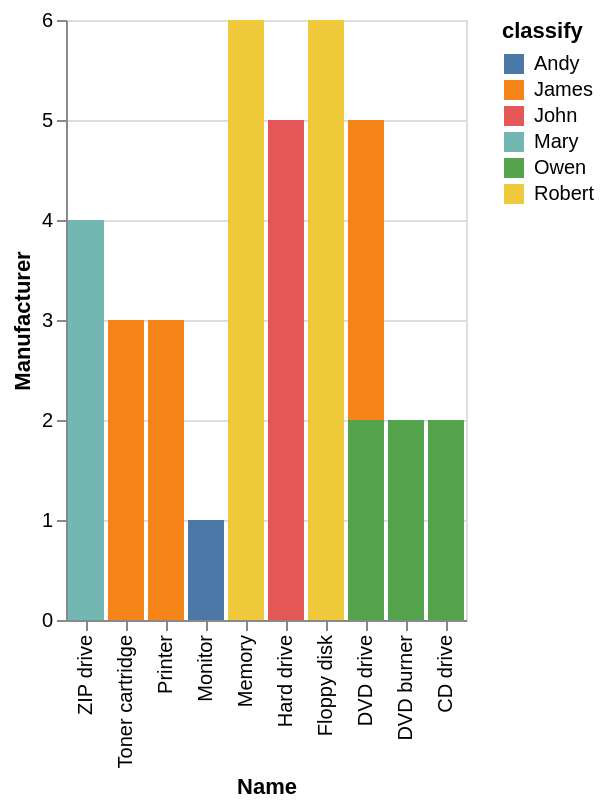

The Vega-Lite source for this figure:
### Vega-Lite specification from a JSON file in a GitHub repository (floating-point values rounded to 4 significant figures)
{"data": {"values": [{"x_data": "ZIP drive", "y_data": 0, "classify": "Andy"}, {"x_data": "Toner cartridge", "y_data": 0, "classify": "Andy"}, {"x_data": "Printer", "y_data": 0, "classify": "Andy"}, {"x_data": "Monitor", "y_data": 1, "classify": "Andy"}, {"x_data": "Memory", "y_data": 0, "classify": "Andy"}, {"x_data": "Hard drive", "y_data": 0, "classify": "Andy"}, {"x_data": "Floppy disk", "y_data": 0, "classify": "Andy"}, {"x_data": "DVD drive", "y_data": 0, "classify": "Andy"}, {"x_data": "DVD burner", "y_data": 0, "classify": "Andy"}, {"x_data": "CD drive", "y_data": 0, "classify": "Andy"}, {"x_data": "ZIP drive", "y_data": 0, "classify": "James"}, {"x_data": "Toner cartridge", "y_data": 3, "classify": "James"}, {"x_data": "Printer", "y_data": 3, "classify": "James"}, {"x_data": "Monitor", "y_data": 0, "classify": "James"}, {"x_data": "Memory", "y_data": 0, "classify": "James"}, {"x_data": "Hard drive", "y_data": 0, "classify": "James"}, {"x_data": "Floppy disk", "y_data": 0, "classify": "James"}, {"x_data": "DVD drive", "y_data": 3, "classify": "James"}, {"x_data": "DVD burner", "y_data": 0, "classify": "James"}, {"x_data": "CD drive", "y_data": 0, "classify": "James"}, {"x_data": "ZIP drive", "y_data": 0, "classify": "John"}, {"x_data": "Toner cartridge", "y_data": 0, "classify": "John"}, {"x_data": "Printer", "y_data": 0, "classify": "John"}, {"x_data": "Monitor", "y_data": 0, "classify": "John"}, {"x_data": "Memory", "y_data": 0, "classify": "John"}, {"x_data": "Hard drive", "y_data": 5, "classify": "John"}, {"x_data": "Floppy disk", "y_data": 0, "classify": "John"}, {"x_data": "DVD drive", "y_data": 0, "classify": "John"}, {"x_data": "DVD burner", "y_data": 0, "classify": "John"}, {"x_data": "CD drive", "y_data": 0, "classify": "John"}, {"x_data": "ZIP drive", "y_data": 4, "classify": "Mary"}, {"x_data": "Toner cartridge", "y_data": 0, "classify": "Mary"}, {"x_data": "Printer", "y_data": 0, "classify": "Mary"}, {"x_data": "Monitor", "y_data": 0, "classify": "Mary"}, {"x_data": "Memory", "y_data": 0, "classify": "Mary"}, {"x_data": "Hard drive", "y_data": 0, "classify": "Mary"}, {"x_data": "Floppy disk", "y_data": 0, "classify": "Mary"}, {"x_data": "DVD drive", "y_data": 0, "classify": "Mary"}, {"x_data": "DVD burner", "y_data": 0, "classify": "Mary"}, {"x_data": "CD drive", "y_data": 0, "classify": "Mary"}, {"x_data": "ZIP drive", "y_data": 0, "classify": "Owen"}, {"x_data": "Toner cartridge", "y_data": 0, "classify": "Owen"}, {"x_data": "Printer", "y_data": 0, "classify": "Owen"}, {"x_data": "Monitor", "y_data": 0, "classify": "Owen"}, {"x_data": "Memory", "y_data": 0, "classify": "Owen"}, {"x_data": "Hard drive", "y_data": 0, "classify": "Owen"}, {"x_data": "Floppy disk", "y_data": 0, "classify": "Owen"}, {"x_data": "DVD drive", "y_data": 2, "classify": "Owen"}, {"x_data": "DVD burner", "y_data": 2, "classify": "Owen"}, {"x_data": "CD drive", "y_data": 2, "classify": "Owen"}, {"x_data": "ZIP drive", "y_data": 0, "classify": "Robert"}, {"x_data": "Toner cartridge", "y_data": 0, "classify": "Robert"}, {"x_data": "Printer", "y_data": 0, "classify": "Robert"}, {"x_data": "Monitor", "y_data": 0, "classify": "Robert"}, {"x_data": "Memory", "y_data": 6, "classify": "Robert"}, {"x_data": "Hard drive", "y_data": 0, "classify": "Robert"}, {"x_data": "Floppy disk", "y_data": 6, "classify": "Robert"}, {"x_data": "DVD drive", "y_data": 0, "classify": "Robert"}, {"x_data": "DVD burner", "y_data": 0, "classify": "Robert"}, {"x_data": "CD drive", "y_data": 0, "classify": "Robert"}]}, "mark": "bar", "encoding": {"x": {"field": "x_data", "type": "nominal", "title": "Name", "sort": "descending"}, "y": {"field": "y_data", "type": "quantitative", "title": "Manufacturer"}, "color": {"field": "classify"}}}
